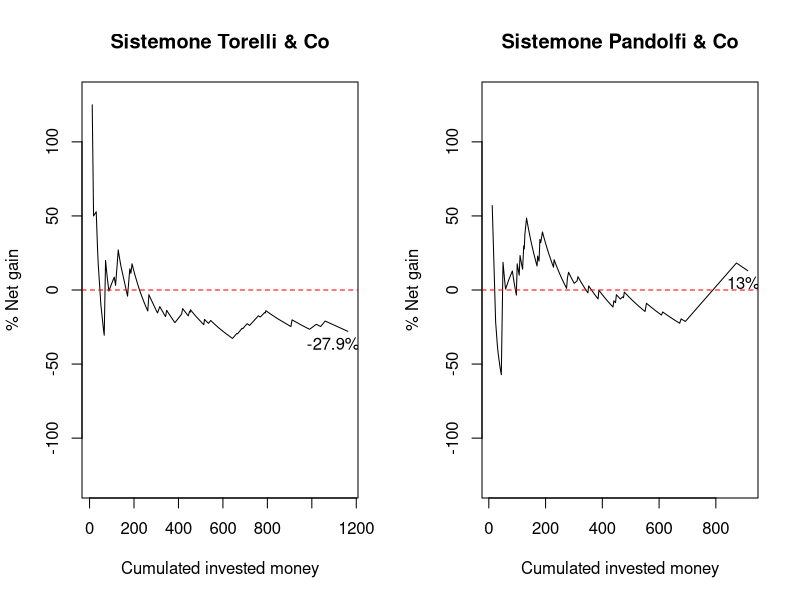

Reproduce this figure in R.

# strategia 'Universit?"

df <- data.frame(match = c("Qatar-Ecuador", "England-Iran", "Senegal-Netherlands",
                           "Argentina Saudi-Arabia", "Denmark-Tunisia", "United States-Wales",
                           "Messico-Polonia", "France-Australia", "Germany-Japan",
                           "Morocco-Croatia", "Spain-Costa Rica", "Spain-Costa Rica",
                           "Portugal-Ghana", "Brazil-Serbia",
                           "Spain-Costa Rica", "Spain-Costa Rica", "Spain-Costa Rica",
                           "Belgium-Canada", "Belgium-Canada", "Belgium-Canada",
                           "Uruguay-South Korea",
                           "Switzerland-Cameroon", "Switzerland-Cameroon", "Switzerland-Cameroon",
                           "Uruguay-South Korea", "Uruguay-South Korea",
                           "Portugal-Ghana", "Brazil-Serbia",
                           "combinata Portugal-Brazil",
                           "Wales-Iran","Wales-Iran", "Wales-Iran",
                           "Qatar-Senegal", "Qatar-Senegal", "Qatar-Senegal", "Qatar-Senegal", "Qatar-Senegal",
                           "Netherlands-Ecuador", "Netherlands-Ecuador", "Netherlands-Ecuador", "Netherlands-Ecuador",
                           "England-USA", "England-USA", "England-USA", "England-USA",
                           "Tunisia-Australia", "Tunisia-Australia", "Tunisia-Australia", "Tunisia-Australia",
                           "Poland-Saudi Arabia", "Poland-Saudi Arabia","Poland-Saudi Arabia","Poland-Saudi Arabia",
                           "France-Denmark", "France-Denmark", "France-Denmark",
                           "Argentina-Mexico", "Argentina-Mexico", "Argentina-Mexico",
                           "Japan-Costa Rica", "Japan-Costa Rica", "Japan-Costa Rica", "Japan-Costa Rica", "Japan-Costa Rica", "Japan-Costa Rica",
                           "Belgium-Morocco", "Belgium-Morocco", "Belgium-Morocco", "Belgium-Morocco",
                           "Croatia-Canada", "Croatia-Canada", "Croatia-Canada", "Croatia-Canada",
                            "Spain-Germany", "Spain-Germany", "Spain-Germany", "Spain-Germany",
                           "Cameroon-Serbia", "Cameroon-Serbia", "Cameroon-Serbia",
                           "Multipla_28_11",
                           "South Korea-Ghana", "South Korea-Ghana", "South Korea-Ghana",
                           "Brazil-Switzerland", "Brazil-Switzerland", "Brazil-Switzerland", "Brazil-Switzerland",
                           "Portugal-Uruguay", "Portugal-Uruguay", "Portugal-Uruguay",
                           "Ecuador-Senegal", "Ecuador-Senegal", "Ecuador-Senegal", 
                           "Netherlands-Qatar", "Netherlands-Qatar",
                           "Wales-England", "Wales-England", "Wales-England", "Wales-England", "Wales-England","Wales-England",
                           "Iran-United States", "Iran-United States", "Iran-United States", "Iran-United States", "Iran-United States",
                           "France-Tunisia", "France-Tunisia", "France-Tunisia",
                           "Australia-Denmark", "Australia-Denmark", "Australia-Denmark", "Australia-Denmark",
                           "Argentina-Poland", "Argentina-Poland", "Argentina-Poland", "Argentina-Poland",
                           "Mexico-Saudi Arabia",
                           "Morocco-Canada", "Morocco-Canada", "Morocco-Canada", "Morocco-Canada","Morocco-Canada",
                           "Combinata belgio-giappone", 
                           "Croatia-Belgium", "Croatia-Belgium", "Croatia-Belgium",
                           "Germany-Costa Rica", "Germany-Costa Rica", "Germany-Costa Rica", "Germany-Costa Rica", "Germany-Costa Rica",
                           "Spain-Japan", "Spain-Japan", "Spain-Japan", "Spain-Japan",
                           "Portugal-South Korea", "Portugal-South Korea", "Portugal-South Korea", "Portugal-South Korea",
                           "Brazil-Cameroon", "Brazil-Cameroon", "Brazil-Cameroon",
                           "Uruguay-Ghana","Uruguay-Ghana", "Uruguay-Ghana", 
                           "Serbia-Switzerland", "Serbia-Switzerland", "Serbia-Switzerland", "Serbia-Switzerland", "Serbia-Switzerland",
                           "Netherlands-USA", "Netherlands-USA", "Netherlands-USA", "Netherlands-USA",
                           "Argentina-Australia", "Argentina-Australia", "Argentina-Australia", "Argentina-Australia",
                           "France-Poland", "France-Poland", "France-Poland", "France-Poland","France-Poland",
                           "combinata_FraEng",
                           "England-Senegal", "England-Senegal",
                           "Japan-Croatia", "Japan-Croatia",
                           "Brazil-South Korea", "Brazil-South Korea", "Brazil-South Korea",
                           "Portugal-Switzerland","Portugal-Switzerland", "Portugal-Switzerland","Portugal-Switzerland",
                           "Spain-Morocco", "Spain-Morocco", "Spain-Morocco", "Spain-Morocco",
                           "Combinata",
                           "England-France",
                           "Portugal-Morocco","Portugal-Morocco",
                           "Argentina-Netherlands", 
                           "Brazil-Croatia", "Brazil-Croatia",
                           "France-Morocco",
                           "Argentina-Croatia",
                           "1-0 France", "1-0 ACrgentina", "Arg-X", "Finale Cro-Mar",
                           "Argentina campione", "Morocco campione",
                           "Varie"
                           ),
                           
                 esito = c(1,0,1,
                           0,0,0,
                           0,0, 1,
                           0, 0, 0,
                           1, 1,
                           0, 0, 0,
                           0, 0, 1,
                           0,
                           1,0,0,
                           0,1,0, 1,1,
                           1, 0,0,
                           0,0,0,0,0,
                           0, 0,0,1,
                           1,0,1,0,
                           1,0,0,0,
                           0,0,0,0,
                           0,0,0,
                           0,0,1,
                           0,1,0,0,0,0,
                           0,0,0,0,
                           1 ,0,0,0,
                           0,0,1,0,
                           1, 0,0,
                           0,
                           0,0,0,
                           1,1,0,0,
                           0,0,0,
                           1,0,1,
                           0,0,
                           0,0,0,0,0,0,
                           0,0,0,0,1,
                           0,0,0,
                           0,1,0,0,
                           0,0,0,1,
                           0,
                           0,1,0,0,0,
                           0,
                           0,0,0,
                           0,0,0,0,0,
                           0,0,0,1,
                           0,0,0,1,
                           0,0,0,  
                           1,0,1,
                           1,0,0,0,0,
                           1,0,0,0,
                           0,0,0,0,
                           1, 0,0,0, 0,
                           1,
                           0,0,
                           1,0,
                           0,0,0,
                           0,0,0,0,
                           0,0,0,1,
                           0,
                           0,
                           1,0,
                           0, 
                           1,0,
                           0,1,
                           0,0,0,0,
                           1,0,
                           0),
                 puntata1 = c("2", "2", "2",
                              "X", "1-0", "1",
                              "1", "1-0", "2",
                              "1", "2", "X2",
                              "1", "1",
                              NA, NA, NA,
                              NA, NA, NA,
                              "2",
                              NA, NA, NA,
                              NA, NA,
                              NA, NA,
                              "11",
                              "2", NA, NA,
                              "1", "X", "0-1", "0-2", "0-0",
                              "1", NA, NA, NA,
                              "X", "2", "0-0", "1-0",
                              "2","X", "0-0", "1-0",
                              "X2", "0-0", "1-0", "2",
                              "X", "2", "2-0",
                              "X", "1-0", NA,
                              "X","2", "0-0", NA, NA, NA,
                              "1", "1-0","0-1", NA,
                              "1", "1-0", NA, NA,
                              "1", "1-0", NA, "0-1",
                              "X", NA, NA,
                              "multipla",
                              "1", "1-0", NA,
                              "1", "1-0", "2-0", "3-0",
                              "2", NA, NA,
                              "2", "0-1", "gol & gol",
                              "X", "2",
                              "1", "X", "0-1", NA, NA, NA,
                              "1", "1-0", NA, NA, NA,
                              "1", "1-0", NA,
                              "X", "1", "0-1", NA,
                              "1-0", "Over1.5 & Poland", NA, NA,
                              "secchi",
                              "0-0", "1", NA, NA, NA, 
                              "combinata",
                              "2", NA, "0-1",
                              "1-0", "2-0", "3-0", NA, "2",
                              "1-0", "2-0", "X", NA,
                              "1", "1-0", NA, "2",
                              "1", "1-0", "2-0",
                              "1", "1-0", NA,
                              "2", "0-1", NA, NA, NA,
                              "1", "1-0", "0-0", "1-1",
                              "1-0", "X", "2-0", "2",
                              "1 (1t)", "2", "1-0", NA, NA,
                              "FraEng",
                              "1-0", NA,
                              "1-1", "Altre",
                              "X", "1-0", "2-0",
                              "1-0", "X", "2", NA,
                              "2", "1-0", NA, NA,
                              "Comb",
                              "Varie",
                              "2", "Varie",
                              "Varie",
                              NA, "Varie",
                              "2", 
                              "1",
                              "1-0 France", "1-0 Argentina", "Arg-X", "Finale Cro-Mar",
                              "Argentina campione", NA,
                              "Varie"
                              ), # univ
                 puntata2 = c("2", "2", "2",
                              "X", "1-0", "1",
                              "1", "1-0", "2",
                              "1", "2",
                              "1", "1",
                              "1-1", "2-0", "1-0",
                              "1-1", "2-0", "1-0",
                               "1", "1",
                              "1-0", "0-0", "1-1",
                              "1-0", "0-0",
                              "2-0", "2-0",
                              NA, 
                              "2", "1-0", "0-0",
                              "1", NA, "0-1", "0-2", "0-0",
                              "1", "1-0", "0-0", "1-1",
                              "X", "2", "0-0", "1-0",
                              "2", "X", "0-0", "1-0",
                              "X2", "0-0", "1-0", "2",
                              "X", "2", "2-0",
                              "X", "1-0", "2-0",
                              NA, NA, NA, "1-0", "2-0", "3-0",
                              "1", "1-0", NA, "1-1",
                              NA, "1-0", "0-0", "1-1",
                              "1", "1-0", "1-1", NA,
                              "X", "1-0", "2-0",
                              NA,
                              "1", "1-0", "0-0",
                              "1", "1-0", "2-0", NA,
                              "2", "1-0", "1-1",
                              NA, NA, NA,
                              NA, NA,
                              NA, NA, "0-1", "1-1", "0-2", "1-0",
                              NA, "1-0", "0-0", "1-1", "0-1",
                              "1", "1-0", "2-0",
                              "X", NA, "0-1", "0-2",
                              "1-0", NA, "2-0", "1-1",
                              "secchi",
                              NA, NA, "1-1", "1-0", "2",
                              NA,
                              "2", "1-1", "0-1", 
                              "1-0", "2-0", NA, "X", "2",
                              "1-0", NA, NA, "2",
                              NA, "1-0", "2-0", "2",
                              "1", "1-0", "2-0",
                              "1", "1-0", "2-0",
                              NA, NA, "0-0", "1-1", "1-0",
                              NA, "1-0", "0-0", "1-1",
                              "1-0", "X", "2-0", "2",
                              NA, "2", "1-0", "2-0","X",
                              NA,
                              "1-0", "2-0",
                              "1-1", "Altre",
                              "X", "1-0", "2-0",
                              "1-0", NA, "2", "1-1",
                              NA, "1-0", "2-0", "X",
                              NA,
                              "Varie",
                              NA, "Varie",
                              "Varie",
                              "X", "Varie",
                              NA, NA,
                              NA, NA, NA, NA,
                              "Arg camp", "Marocco camp",
                              NA
                              ), # sistemone
                 giocato1 = c(12, 6, 12,
                              6, 3,  12,
                              12, 3, 6,
                              6, 3, 6,
                              12,12,
                              NA, NA, NA,
                              NA, NA, NA,
                              6,
                              NA, NA, NA,
                              NA,NA,
                              NA, NA,6,
                              6, NA, NA,
                              6,6, NA, NA, NA,
                              30, NA, NA, NA,
                              10, 5, NA, NA,
                              5, 10, 3, NA,
                              15, 3, NA, NA,
                              5,10, NA,
                              5,10, NA,
                              10, 5, 3, NA, NA,NA,
                              30,3,3, NA,
                              10, 5, NA, NA,
                              15,3,NA, 3,
                              5, NA, NA,
                              4,
                              30, 3, NA,
                              30, 5, 5, 5,
                              15, NA, NA,
                              6, 3,1,
                              3,3,
                              3,6,3, NA, NA, NA,
                              6,1, NA, NA, NA,
                              30, 2, NA,
                              3,3,2, NA,
                              2,2, NA, NA,
                              10,
                              2,10, NA, NA, NA,
                              15,
                              10, NA, 2,
                              2,1,1,NA, 2,
                              2,1,3, NA,
                              20,3, NA, NA,
                              30,3,3,
                              20,3, NA,
                              20,3, NA, NA, NA,
                              20,3, NA, NA,
                              5,3,NA, NA,
                              40, 5, 3, NA, NA,
                              20,
                              3, NA,
                              2, 20,
                              5,2,2,
                              3,7,4,NA,
                              4,3,NA, NA,
                              10,
                              53,
                              5,40,
                              8, 
                              NA, 11,
                              20, 30,
                              5,5,5,5,
                              20, NA,
                              101.76
                              ),
                 giocato2 = c(NA, NA, 12, 12, 6,
                              3, 7,4,
                              6, 6 , 3, NA,
                              12, 12,
                              2,3,3,
                              3,3,3,
                              7,
                              3,3,3,
                              3,4,
                              2,2,
                              NA,
                              6,3,3,
                              6,5, 3,3,3,
                              7, 2,2,2,
                              NA,5,3,3,
                              6, NA,3, 3,
                              NA, 3, 3, 6,
                              4,6,3,
                              5,3,2,
                              NA,NA, NA, 3,3,3,
                              9, 3,NA,2, 
                              NA, 3,3,3,
                              9, 3,3, NA,
                              4, 3, 3,
                              NA,
                              8,3,3,
                              10,3,3, NA,
                              7,3,3,
                              NA, NA, NA,
                              NA, NA,
                              NA, NA, 3,3, 3,3,
                              NA, 2, 3,2,3,
                              10, 3,3,
                              5, NA, 3,3,
                              3, NA, 3,3,
                              12,
                              NA, NA, 3,3,6,
                              NA,
                              8,3,3,
                              3,2, NA, 2, 1.5,
                              3,NA, NA,3,
                              NA, 3,3,3,
                              8,3,3,
                              8,3,3,
                              NA, 3,3,3,3, 
                              NA, 5,3,3,
                              5,3,3,3,
                              NA, 3, 8,6,4,
                              NA,
                              8,7,
                              5,15,
                              4,5,5,
                              5, NA, 4,5,
                              NA, 5,5,4,
                              NA,
                              24,
                              NA, 19,
                              17,
                              5,15,
                              NA, NA,
                              NA, NA, NA, NA,
                              180,40,
                              NA
                              ),
                 quota =   c(2.25, 10, 1.57,
                            7, 13, 2.45,
                            2.7, 5, 6.75,
                            4, 17, 5.5,
                            1.4, 1.46,
                            19, 6, 8,
                            8.5, 8, 8,
                            5.5,
                            6,7,7,
                            7.5, 6,
                            6.5, 7.5,
                            3.4,
                            3.8, 6.5, 7,
                            5.7, 3.75, 7, 5.5, 7,
                            1.8, 7,6,7,
                            4.3, 6.5,10,7,
                            3.6, 3.25, 8, 7,
                            1.93, 7,6.5, 5,
                            3.75, 4.75,8,
                            4,6.6,7,
                            3.5,6.75, 6,6,6.5,10,
                            2,7,10,7,
                            2.2, 8.5, 9.5, 7,
                            2.25, 11, 7.5, 7,
                            3.75, 6.5, 7.5,
                            2.5,
                            2.6, 8,7,
                            1.57, 4, 5.5, 7,
                            4.2, 6.5, 7,
                            3.1, 5, 8.5,
                            5,17,
                            8.25, 4.5, 5.5,9, 6.5, 17,
                            3.9,10,  7.5, 7, 6.5,
                            1.65, 6.5, 7.5, 
                            2.80,7, 7,7,
                            6, 7, 6.5, 8.5,
                            6.5,
                            8, 1.83, 8,7,4.75,
                            11.79, 
                            2.62, 7,9,
                            7,11,8,11, 26,
                            7, 7,7,7,
                            1.7, 6.5,5.5, 9, 
                            1.36, 7.5,7,
                            1.8, 5,7,
                            2, 10, 11, 7, 10,
                            1.95, 7,7,7,
                            5, 10, 6, 15,
                            2, 9.25, 6, 6.5, 5.25,
                            2.03,
                            6, 6.5,
                            7,7,
                            6,7,6,
                            7, 3.5, 4.5, 7,
                            7,7, 7.5, 4,
                            5.1,
                            3,
                            9,5,
                            3,
                            4.75,3,
                            8, 1.88,
                            6, 6, 7.33, 13,
                            2.7, 10,
                            3.4
                            ))

vinto1 = df$esito*df$giocato1*df$quota
vinto2 = df$esito*df$giocato2*df$quota

df$vinto1 = vinto1
df$vinto2 = vinto2




par(mfrow=c(1,2))

# Strategia 'univ'

giocato1<- df$giocato1[!is.na(df$giocato1)]
vinto1 <- df$vinto1[!is.na(df$vinto1)]

plot(cumsum(giocato1), 100*(cumsum(vinto1)-cumsum(giocato1))/cumsum(giocato1),
     type ="l", ylab ="% Net gain",
     xlab ="Cumulated invested money", ylim=c(-130,130),
     main = "Sistemone Torelli & Co")
abline(a=0, b=0, col="red", lty = 2)
text(x=(cumsum(giocato1))[length(cumsum(giocato1))] -65,
     y=(100*(cumsum(vinto1)-cumsum(giocato1))/cumsum(giocato1))[length(cumsum(giocato1))]-8,
     paste(round((100*(cumsum(vinto1)-cumsum(giocato1))/cumsum(giocato1))[length(cumsum(giocato1))],1),
           "%", sep="") )

# Strategia "Sistemone"

giocato2<- df$giocato2[!is.na(df$giocato2)]
vinto2 <- df$vinto2[!is.na(df$vinto2)]

plot(cumsum(giocato2),
     100*(cumsum(vinto2)-cumsum(giocato2))/cumsum(giocato2),
     type ="l", ylab ="% Net gain",
     xlab ="Cumulated invested money", ylim=c(-130,130),
     main = "Sistemone Pandolfi & Co")
abline(a=0, b=0, col="red", lty = 2)
text(x=(cumsum(giocato2))[length(cumsum(giocato2))] -15,
     y=(100*(cumsum(vinto2)-cumsum(giocato2))/cumsum(giocato2))[length(cumsum(giocato2))]-8,
     paste(round((100*(cumsum(vinto2)-cumsum(giocato2))/cumsum(giocato2))[length(cumsum(giocato2))],1), "%", sep="") )


pseudo_R2 <- prod(0.512, 0.466, 0.649,
                  0.292, 0.059, 0.249,
                  0.282, 0.613, 0.303,
                  0.312, 0.686, 0.624,
                  0.509, 0.28, 0.811,
                  0.748)^(1/16)

pseudo_R2_second <- prod(0.369, 0.462,0.243,
                         0.27, 0.32,0.4,
                         0.436,0.616,0.119,
                         0.244, 0.163, 0.435,
                         0.277,0.712,0.144, 0.413)^(1/16)

pseudo_R2_third <- prod(0.309, 0.767,0.402,
                        0.624,0.122, 0.18,
                        0.658, 0.436,0.26,
                        0.428, 0.175, 0.646,
                        0.153, 0.681,0.393,
                        0.041)^(1/16)

gap<- mean(0.512, 0.466, 0.649,
     0.292, 0.059, 0.249,
     0.282, 0.613, 0.303,
     0.312, 0.686, 0.624,
     0.509, 0.28, 0.811,
     0.748,
     0.369, 0.469, 0.246, 0.272)

gap_2nd <- mean(0.369, 0.462,0.243,
                0.27, 0.32,0.4,
                0.436,0.616,0.119,
                0.244, 0.163, 0.435,
                0.277,0.712,0.144, 0.413)

gap_3rd <- mean(0.309, 0.767,0.402,
                0.624,0.122, 0.18,
                0.658, 0.436,0.26,
                0.428, 0.175, 0.646,
                0.153, 0.681,0.393,
                0.041)

pseudo_R2_groupstage <- prod(c(0.512, 0.466, 0.649,
0.292, 0.059, 0.249,
0.282, 0.613, 0.303,
0.312, 0.686, 0.624,
0.509, 0.28, 0.811,
0.748 , 0.369, 0.462,0.243,
0.27, 0.32,0.4,
0.436,0.616,0.119,
0.244, 0.163, 0.435,
0.277,0.712,0.144, 0.413,
0.309, 0.767,0.402,
0.624,0.122, 0.18,
0.658, 0.436,0.26,
0.428, 0.175, 0.646,
0.153, 0.681,0.393,
0.041))^(1/48)

gap_groupstage <- mean(c(0.512, 0.466, 0.649,
                       0.292, 0.059, 0.249,
                       0.282, 0.613, 0.303,
                       0.312, 0.686, 0.624,
                       0.509, 0.28, 0.811,
                       0.748 , 0.369, 0.462,0.243,
                       0.27, 0.32,0.4,
                       0.436,0.616,0.119,
                       0.244, 0.163, 0.435,
                       0.277,0.712,0.144, 0.413,
                       0.309, 0.767,0.402,
                       0.624,0.122, 0.18,
                       0.658, 0.436,0.26,
                       0.428, 0.175, 0.646,
                       0.153, 0.681,0.393,
                       0.041))

pseudo_R2_totale <- prod(0.512, 0.466, 0.649,
                             0.292, 0.059, 0.249,
                             0.282, 0.613, 0.303,
                             0.312, 0.686, 0.624,
                             0.509, 0.28, 0.811,
                             0.748 , 0.369, 0.462,0.243,
                             0.27, 0.32,0.4,
                             0.436,0.616,0.119,
                             0.244, 0.163, 0.435,
                             0.277,0.712,0.144, 0.413,
                             0.309, 0.767,0.402,
                             0.624,0.122, 0.18,
                             0.658, 0.436,0.26,
                             0.428, 0.175, 0.646,
                             0.153, 0.681,0.393,
                             0.041,
                             0.471, 0.665, 0.620, 0.632,
                             0.288, 0.74, 0.27, 0.486,
                             0.22, 0.264, 0.273, 0.348,
                             0.573, 0.505, 0.321, 0.345 )^(1/64)


gap_totale <- mean(c(0.512, 0.466, 0.649,
                   0.292, 0.059, 0.249,
                   0.282, 0.613, 0.303,
                   0.312, 0.686, 0.624,
                   0.509, 0.28, 0.811,
                   0.748 , 0.369, 0.462,0.243,
                   0.27, 0.32,0.4,
                   0.436,0.616,0.119,
                   0.244, 0.163, 0.435,
                   0.277,0.712,0.144, 0.413,
                   0.309, 0.767,0.402,
                   0.624,0.122, 0.18,
                   0.658, 0.436,0.26,
                   0.428, 0.175, 0.646,
                   0.153, 0.681,0.393,
                   0.041,
                   0.471, 0.665, 0.620, 0.632,
                   0.288, 0.74, 0.27, 0.486,
                   0.22, 0.264, 0.273, 0.348))



## previsione vincitori


arg <- ((0.539+0.317/2)*(0.193+0.151)+(0.402+0.318/2)*(1-0.193-0.151) ) *(0.573+0.1325)  # argentina
france <- ((0.28+0.318/2)*(0.573+0.1325)+ (0.531+0.258/2)*(1-(0.573+0.1325))   )*(0.505+0.151)  # france
croatia <- ((0.211+0.258/2)*(0.505+0.151)+(0.369+0.315/2)*(1-(0.505+0.151))  )*(0.162+0.1325)  # croatia
morocco <- ( (0.145+0.317/2)*(0.573+0.1325)  +(0.317*0.315/2)*(1-(0.573+0.1325))  )*(0.193+0.151) # morocco

sum_nonnorm <- sum(arg, france, croatia, morocco)

arg/sum_nonnorm
france/sum_nonnorm
croatia/sum_nonnorm
morocco/sum_nonnorm
